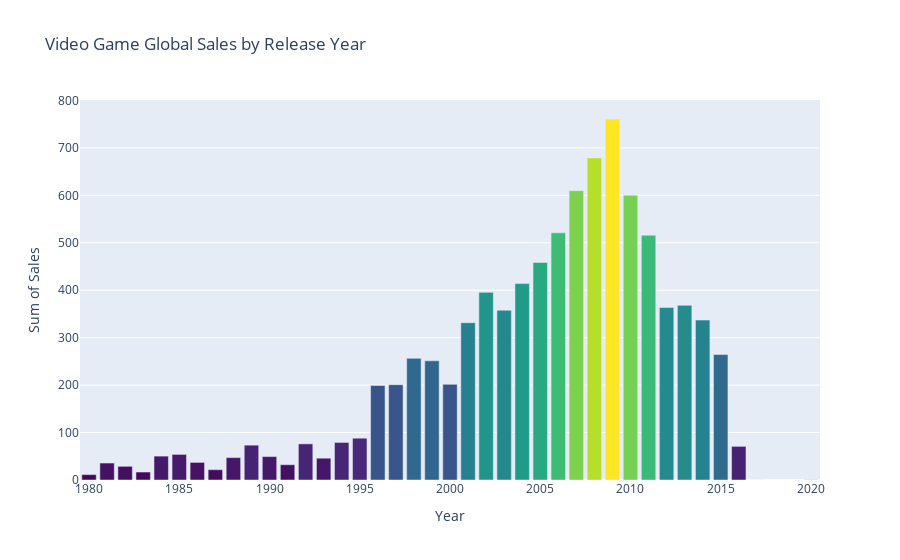

Notebook code cell kept with this figure:
### Code cell
# Video Game Sales by Year

year_sale =  df_vgame.groupby('Year')['Global_Sales'].sum().reset_index()

# Total Game Sales by year

fig = go.Figure(go.Bar(x=year_sale['Year'],y=year_sale['Global_Sales'],marker={'color': year_sale['Global_Sales'],'colorscale': 'Viridis'}))
fig.update_layout(title_text='Video Game Global Sales by Release Year',xaxis_title="Year",yaxis_title="Sum of Sales")
fig.show()

### Figure 1 — Plotly figure (JSON) as saved in the notebook; plotly's stock layout.template omitted (floating-point values rounded to 4 significant figures)
{"data": [{"marker": {"color": [11.38, 35.77, 28.86, 16.79, 50.36, 53.94, 37.07, 21.74, 47.22, 73.45, 49.39, 32.23, 76.16, 45.98, 79.17, 88.11, 199.1, 201.0, 256.5, 251.3, 201.6, 331.5, 395.5, 357.8, 414.0, 458.5, 521.0, 609.9, 678.9, 760.9, 600.3, 515.8, 363.5, 368.1, 337.0, 264.4, 70.9, 0.05, 0.29], "colorscale": [[0, "#440154"], [0.1111, "#482878"], [0.2222, "#3e4989"], [0.3333, "#31688e"], [0.4444, "#26828e"], [0.5556, "#1f9e89"], [0.6667, "#35b779"], [0.7778, "#6ece58"], [0.8889, "#b5de2b"], [1, "#fde725"]]}, "type": "bar", "x": [1980, 1981, 1982, 1983, 1984, 1985, 1986, 1987, 1988, 1989, 1990, 1991, 1992, 1993, 1994, 1995, 1996, 1997, 1998, 1999, 2000, 2001, 2002, 2003, 2004, 2005, 2006, 2007, 2008, 2009, 2010, 2011, 2012, 2013, 2014, 2015, 2016, 2017, 2020], "y": [11.38, 35.77, 28.86, 16.79, 50.36, 53.94, 37.07, 21.74, 47.22, 73.45, 49.39, 32.23, 76.16, 45.98, 79.17, 88.11, 199.1, 201.0, 256.5, 251.3, 201.6, 331.5, 395.5, 357.8, 414.0, 458.5, 521.0, 609.9, 678.9, 760.9, 600.3, 515.8, 363.5, 368.1, 337.0, 264.4, 70.9, 0.05, 0.29]}], "layout": {"title": {"text": "Video Game Global Sales by Release Year"}, "xaxis": {"title": {"text": "Year"}}, "yaxis": {"title": {"text": "Sum of Sales"}}}}
